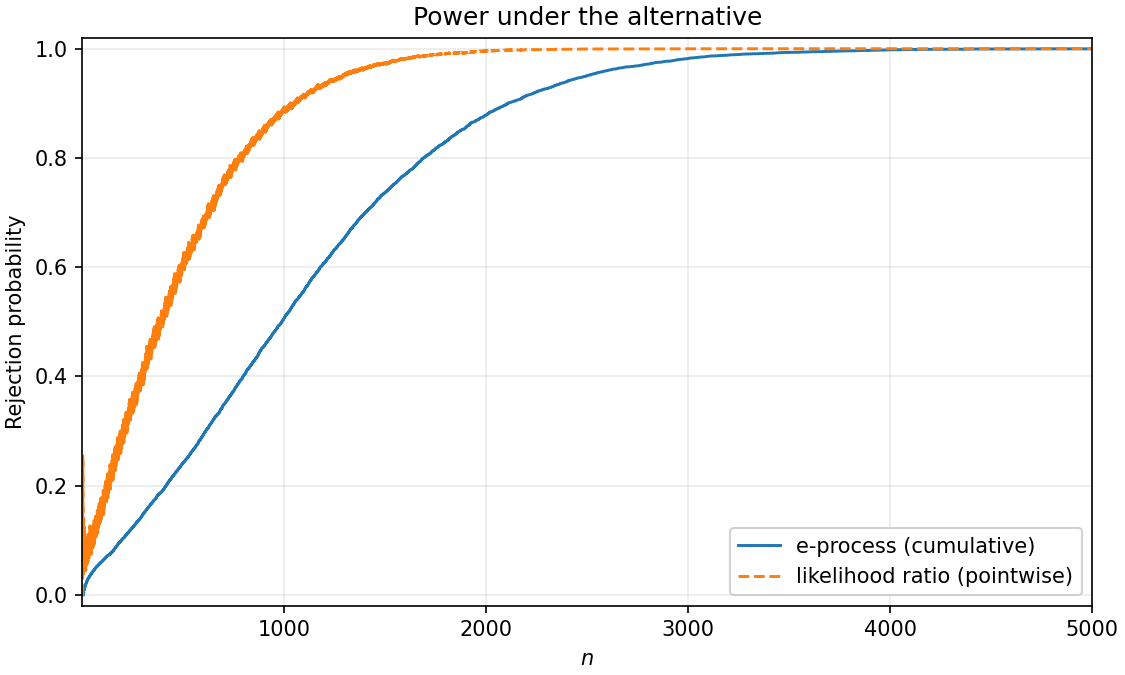

Python code for this plot:
"""
Estimate by Monte Carlo, for K=2 under an iid alternative pi_1:
  - cumulative power of the always-valid e-process test, omega^c_{n,alpha},
  - pointwise power of the fixed-horizon LR test, omega_{n,alpha},
both as functions of horizon n on a fixed time grid.

Single panel, linear x axis. Results are cached on disk.
"""

import os
import numpy as np
import matplotlib.pyplot as plt
from scipy.stats import chi2


# ---- Parameters ---------------------------------------------------------
SEED = 2026
K = 2
pi_0 = np.array([0.5, 0.5])
pi_1 = np.array([0.45, 0.55])
n_steps = 5_000
n_seqs = 10_000
alpha = 0.05

A_bar = K
a = A_bar * pi_0
A = a.sum()
b_thresh = np.log(1.0 / alpha)
c_alpha = chi2.ppf(1 - alpha, df=K - 1)


# ---- Simulation ---------------------------------------------------------
def simulate(pi_0, pi_1, a, n_steps, n_seqs, b, c_alpha, rng):
    """Run n_seqs sequences of length n_steps under pi_1.

    Returns:
      omega_e_cum: (n_steps,) cumulative-rejection probability of the e-process
                   test estimated as fraction of sequences whose log_E first
                   crossed b by step n.
      omega_lr_pt: (n_steps,) pointwise rejection probability of the LR test
                   estimated as fraction of sequences whose T_n >= c_alpha at
                   step n.
    """
    A_ = float(a.sum())
    K_ = len(pi_0)
    counts = np.zeros((n_seqs, K_), dtype=np.int64)
    log_E = np.zeros(n_seqs)
    crossed_at = np.full(n_seqs, n_steps + 1, dtype=np.int64)
    crossed = np.zeros(n_seqs, dtype=bool)
    log_pi_0 = np.log(pi_0)
    idx = np.arange(n_seqs)
    cum_pi1 = np.cumsum(pi_1)
    lr_count = np.zeros(n_steps, dtype=np.int64)

    for n in range(n_steps):
        U = rng.random(n_seqs)
        d = np.searchsorted(cum_pi1, U)
        q = (a + counts) / (A_ + n)
        log_E += np.log(q[idx, d]) - log_pi_0[d]
        counts[idx, d] += 1

        # cumulative e-process crossing
        new = (~crossed) & (log_E >= b)
        crossed_at[new] = n + 1
        crossed |= new

        # pointwise LR statistic at step n+1
        n_now = n + 1
        with np.errstate(divide="ignore", invalid="ignore"):
            T = 2 * (
                np.where(counts[:, 0] > 0,
                         counts[:, 0] * np.log(counts[:, 0] / (n_now * pi_0[0])),
                         0.0)
                + np.where(counts[:, 1] > 0,
                           counts[:, 1] * np.log(counts[:, 1] / (n_now * pi_0[1])),
                           0.0)
            )
        lr_count[n] = int((T >= c_alpha).sum())

    n_grid = np.arange(1, n_steps + 1)
    sorted_times = np.sort(crossed_at)
    omega_e_cum = np.searchsorted(sorted_times, n_grid, side="right") / n_seqs
    omega_lr_pt = lr_count / n_seqs
    return omega_e_cum, omega_lr_pt


def cached_simulate(pi_0, pi_1, a, n_steps, n_seqs, b, c_alpha, seed):
    cache_dir = "power_cache"
    os.makedirs(cache_dir, exist_ok=True)
    key = (
        f"K{len(pi_0)}_pi0_{'-'.join(f'{x:g}' for x in pi_0)}"
        f"_pi1_{'-'.join(f'{x:g}' for x in pi_1)}"
        f"_a_{'-'.join(f'{x:g}' for x in a)}"
        f"_n{n_steps}_seqs{n_seqs}_b{b:g}_c{c_alpha:g}_seed{seed}_both.npz"
    )
    path = os.path.join(cache_dir, key)
    if os.path.exists(path):
        print(f"  loading cached {path}")
        d = np.load(path)
        return d["omega_e_cum"], d["omega_lr_pt"]
    print(f"  simulating (will cache to {path})")
    rng = np.random.default_rng(seed)
    omega_e_cum, omega_lr_pt = simulate(
        pi_0, pi_1, a, n_steps, n_seqs, b, c_alpha, rng
    )
    np.savez(path, omega_e_cum=omega_e_cum, omega_lr_pt=omega_lr_pt)
    return omega_e_cum, omega_lr_pt


# ---- Run ----------------------------------------------------------------
n_grid = np.arange(1, n_steps + 1)
print(f"pi_1 = {tuple(pi_1)}")
omega_e_cum, omega_lr_pt = cached_simulate(
    pi_0, pi_1, a, n_steps, n_seqs, b_thresh, c_alpha, SEED
)

fig, ax = plt.subplots(figsize=(7.5, 4.5), constrained_layout=True)
ax.plot(
    n_grid, omega_e_cum, color="tab:blue", lw=1.4,
    label="e-process (cumulative)",
)
ax.plot(
    n_grid, omega_lr_pt, color="tab:orange", lw=1.4, ls="--",
    label="likelihood ratio (pointwise)",
)
ax.set_xlabel(r"$n$")
ax.set_ylabel("Rejection probability")
ax.set_xlim(1, n_steps)
ax.set_ylim(-0.02, 1.02)
ax.grid(True, alpha=0.25)
ax.set_title("Power under the alternative")
ax.legend(loc="lower right", framealpha=0.9)

out_path = "power.png"
plt.savefig(out_path, dpi=150)
plt.close(fig)
print(f"Saved {out_path}")
